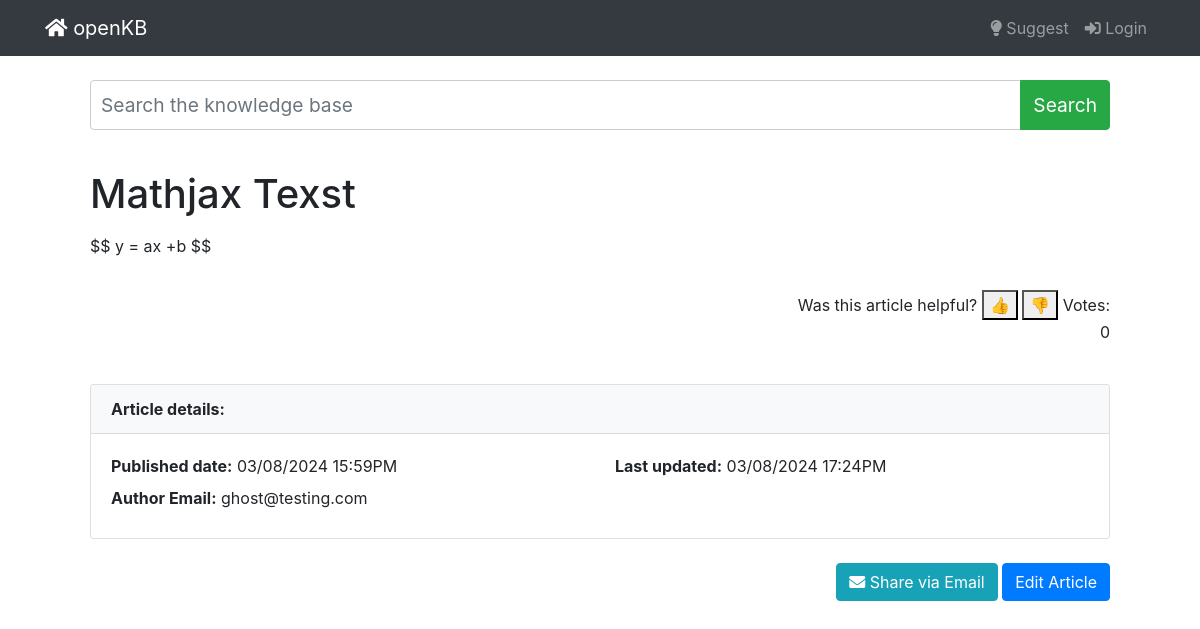
/articles/7/, run on the app's committed database.
### kb/models.py (models this page shows, shortened)
class Article(models.Model):
    title = models.CharField(max_length=255)
    content = MDTextField()
    created = models.DateTimeField(auto_now_add=True)
    updated = models.DateTimeField(auto_now=True)
    keywords = models.CharField(max_length=255)
    published = models.BooleanField(default=False)
    view_count = models.PositiveIntegerField(default=0)  # Added field for tracking views
    votes = models.IntegerField(default=0)
    permalink = models.SlugField(max_length=255, default='', null=True)
    seo_title = models.CharField(max_length=255, default='')
    seo_description = models.TextField(default='')
    author = models.ForeignKey('CustomUser', on_delete=models.CASCADE, null=True)
    featured = models.BooleanField(default=False)

class CustomUser(AbstractUser):
    email = models.EmailField(unique=True)
    USERNAME_FIELD = 'email'
    REQUIRED_FIELDS = ['username']

### kb/views.py (the view)
# urls.py: path('articles/<int:pk>/', ArticleDetailView.as_view(), name='article_detail_by_pk'),
class ArticleDetailView(DetailView):
    model = Article
    template_name = 'articles/article_detail.html'
    context_object_name = 'article'
    def get_object(self, queryset=None):
        queryset = queryset or self.get_queryset()
        if 'slug' in self.kwargs:
            obj = get_object_or_404(queryset, permalink=self.kwargs['slug'])
        elif 'pk' in self.kwargs:
            obj = get_object_or_404(queryset, pk=self.kwargs['pk'])
        else:
            raise Http404("No Article matches the given query.")
        obj.view_count += 1
        obj.save()
        return obj
    def get_context_data(self, **kwargs):
        context = super().get_context_data(**kwargs)
        context['absolute_url'] = self.request.build_absolute_uri()
        context['is_article_detail'] = True  # Add this line
        settings = ArticleSettings.objects.first()  # Assuming only one settings object exists
        context['settings'] = settings
        return context

### templates/articles/article_detail.html (shortened to what this page needs)
{% extends 'base.html' %}
{% load markdownify %}
{% block content %}
{% include "nav.html" %}
<div class="container mt-5">
    <div class="row mb-4">
        <div class="col-md-12">
            <div class="input-group mb-3">
                <input type="text" class="form-control" placeholder="Search the knowledge base" aria-label="Search the knowledge base" aria-describedby="button-search" style="height: 50px; font-size: 1.2em;">
                <div class="input-group-append">
                    <button class="btn btn-success" type="button" id="button-search" style="height: 50px; font-size: 1.2em;">Search</button>
                </div>
            </div>
        </div>
    </div>
    <div class="row">
        <div class="col-md-8">
            <h1>{{ article.title }}</h1>
            <p>{{ article.content | markdownify }}</p>
        </div>
    </div>
    {% if settings.allow_voting %}
    <div class="row justify-content-end mt-3">
        <div class="col-md-4 text-right">
            <p>Was this article helpful?
                <button onclick="incrementVote({{ article.id }}, true)">👍</button>
                <button onclick="incrementVote({{ article.id }}, false)">👎</button>
                Votes: <span id="vote-count">{{ article.votes }}</span>
            </p>
        </div>
    </div>
    {% endif %}
    {% if settings.show_article_meta %}
    <div class="row mt-4">
        <div class="col-md-12">
            <div class="card">
                <div class="card-header">
                    Article details:
                </div>
                <div class="card-body">
                    <div class="row">
                        <div class="col-md-6">
                            <p><strong>Published date:</strong> {{ article.created|date:"d/m/Y H:iA" }}</p>
                            {% if settings.show_author_email %}
                                <p><strong>Author Email:</strong> {{ article.author.email }}</p>
                            {% endif %}
                        </div>
                        <div class="col-md-6">
                            <p><strong>Last updated:</strong> {{ article.updated|date:"d/m/Y H:iA" }}</p>
                        </div>
                    </div>
                </div>
            </div>
        </div>
    </div>
    {% endif %}
    <div class="row mt-4">
        <div class="col-md-12 text-right">
            <a href="mailto:?subject={{ article.title|urlencode }}&body=Check out this article: {{ request.build_absolute_uri }}" class="btn btn-info">
                <i class="fas fa-envelope"></i> Share via Email
            </a>
            <a href="{% url 'edit_article' article.id %}" class="btn btn-primary">Edit Article</a>
        </div>
    </div>
</div>
{% endblock %}

### static/assets/css/styles.css (style rules this page uses)
html, body { height: 100%; margin: 0; }
.container { flex: 1 0 auto; }
input[type="text"], textarea { width: 100%; padding: 10px; border: 1px solid #ccc; border-radius: 4px; }
.card-header { background-color: #f8f9fa; font-weight: bold; }
.card-body p { margin-bottom: 0.5rem; }

### data on the page
Article: title "Mathjax Texst", content "$$ y = ax +b $$", votes "0", created "03/08/2024 15:59PM", author.email "ghost@testing.com", updated "03/08/2024 17:24PM"
